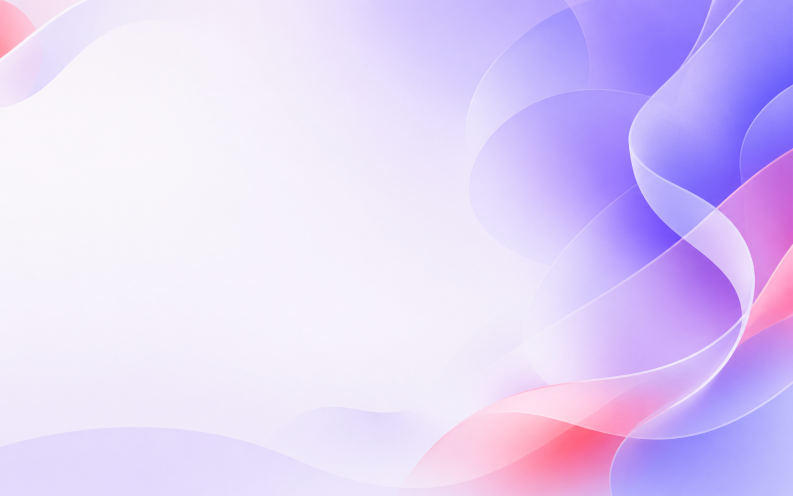
#> input picture docs/promo/candy-promo-background.png, 1586 x 992 px (shown at 1/2 size)
$ python generate_promo_poster.py
#> lines starting #> are read from the running program, lines starting #| are printed output that depends on the picture
#!/usr/bin/env python3
"""Build the Candy Browser promotional poster from repository assets."""

from __future__ import annotations

from pathlib import Path

from PIL import Image, ImageDraw, ImageFilter, ImageFont


ROOT = Path(__file__).resolve().parents[1]
PROMO_DIR = ROOT / "docs" / "promo"
SCREENSHOT_DIR = ROOT / "docs" / "screenshots"
BACKGROUND = PROMO_DIR / "candy-promo-background.png"
OUTPUT = PROMO_DIR / "candy-browser-showcase.png"
LOGO = ROOT / "app" / "src" / "main" / "res" / "drawable-nodpi" / "ic_launcher_foreground_art.png"

WIDTH = 1600
HEIGHT = 1000

FONT_REGULAR = "/System/Library/Fonts/SFNS.ttf"
FONT_FALLBACK = "/System/Library/Fonts/Supplemental/Verdana.ttf"
FONT_FALLBACK_BOLD = "/System/Library/Fonts/Supplemental/Verdana Bold.ttf"

INK = "#20212B"
MUTED = "#555767"
PINK = "#FF2F78"
PURPLE = "#7457D7"


def font(size: int, *, weight: str = "regular") -> ImageFont.FreeTypeFont:
    candidates = [FONT_REGULAR, FONT_FALLBACK_BOLD if weight in {"semibold", "bold"} else FONT_FALLBACK]
    for index, candidate in enumerate(candidates):
        try:
            text_font = ImageFont.truetype(candidate, size=size)
            if index == 0:
                text_font.set_variation_by_name(weight.title())
            return text_font
        except OSError:
            continue
    return ImageFont.load_default(size=size)


def cover(image: Image.Image, size: tuple[int, int]) -> Image.Image:
#> called with size = (1600, 1000)
    target_w, target_h = size
#> target_w = 1600; target_h = 1000
    scale = max(target_w / image.width, target_h / image.height)
#> scale = 1.01
    resized = image.resize((round(image.width * scale), round(image.height * scale)), Image.Resampling.LANCZOS)
    left = (resized.width - target_w) // 2
#> left = 0
    top = (resized.height - target_h) // 2
#> top = 0
    return resized.crop((left, top, left + target_w, top + target_h))


# [34 lines left out: functions rounded_image, phone, not called in this run]


def paste_rotated(canvas: Image.Image, image: Image.Image, xy: tuple[int, int], angle: float) -> None:
    rotated = image.rotate(angle, resample=Image.Resampling.BICUBIC, expand=True)
    canvas.alpha_composite(rotated, xy)


def draw_logo(canvas: Image.Image, xy: tuple[int, int], diameter: int) -> None:
#> called with xy = (64, 128), diameter = 108
    x, y = xy
    shadow = Image.new("RGBA", canvas.size, (0, 0, 0, 0))
#> shadow: PIL image 1600x1000 RGBA; every value is 0
    ImageDraw.Draw(shadow).ellipse((x + 5, y + 10, x + diameter + 5, y + diameter + 10), fill=(66, 43, 120, 48))
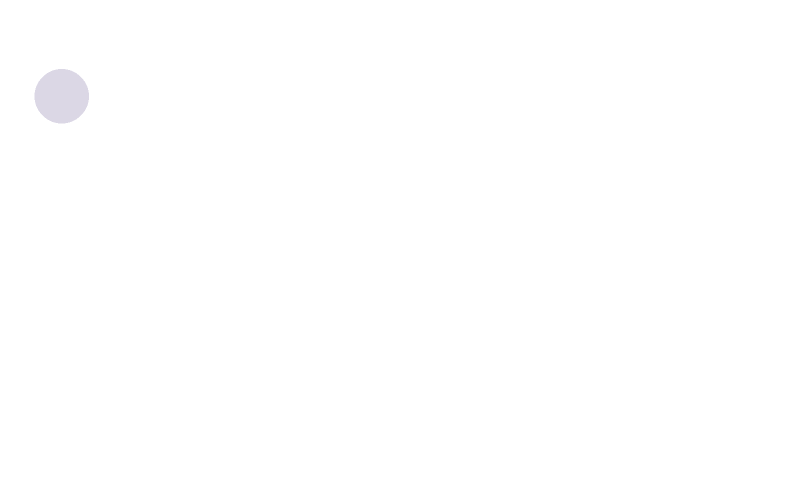
#> shadow: PIL image 1600x1000 RGBA (shown at 1/2 size); mean R, G, B, A 0.4, 0.3, 0.7, 0.3; transparent parts drawn white
    canvas.alpha_composite(shadow.filter(ImageFilter.GaussianBlur(18)))

    draw = ImageDraw.Draw(canvas)
    draw.ellipse((x, y, x + diameter, y + diameter), fill=(255, 255, 255, 238), outline=(255, 255, 255, 255), width=2)
#> (the run stopped early here; a loop or call above may not have finished)

$ run again, with .agents/skills/m3-expressive/visuals/components_carousel/avoid-setting-carousel-items-so-small-that-the-image-isn-t-recognizabl.png copied over docs/promo/candy-promo-background.png
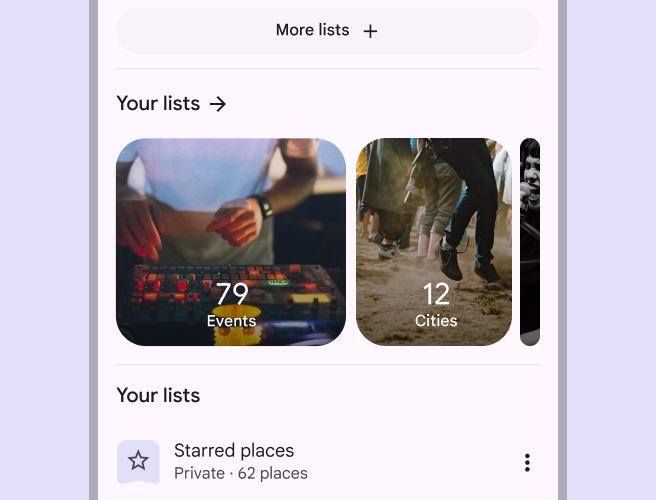
#> input picture .agents/skills/m3-expressive/visuals/components_carousel/avoid-setting-carousel-items-so-small-that-the-image-isn-t-recognizabl.png, 656 x 500 px
#> target_w = 1600; target_h = 1000
#> scale = 2.44
#> left = 0
#> top = 110
#> in cover, `return resized.crop((left, top, left + target_w, top + target_h))`:
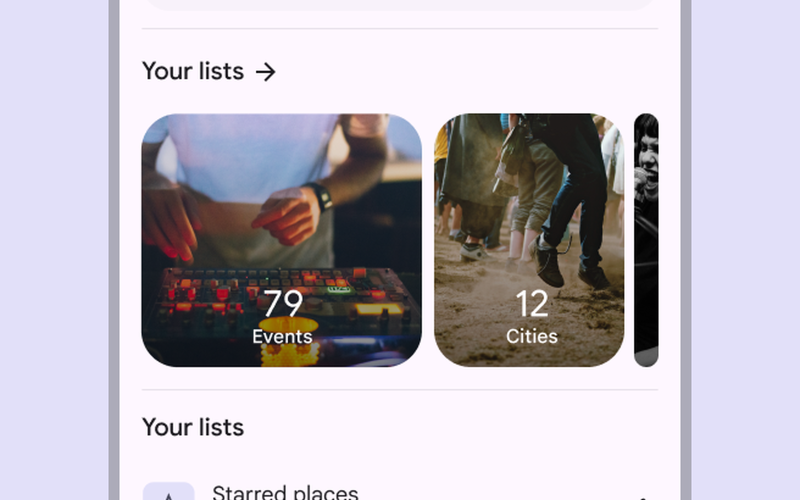
#> returned value: PIL image 1600x1000 RGB (shown at 1/2 size); mean R, G, B 191, 185.3, 194.4
